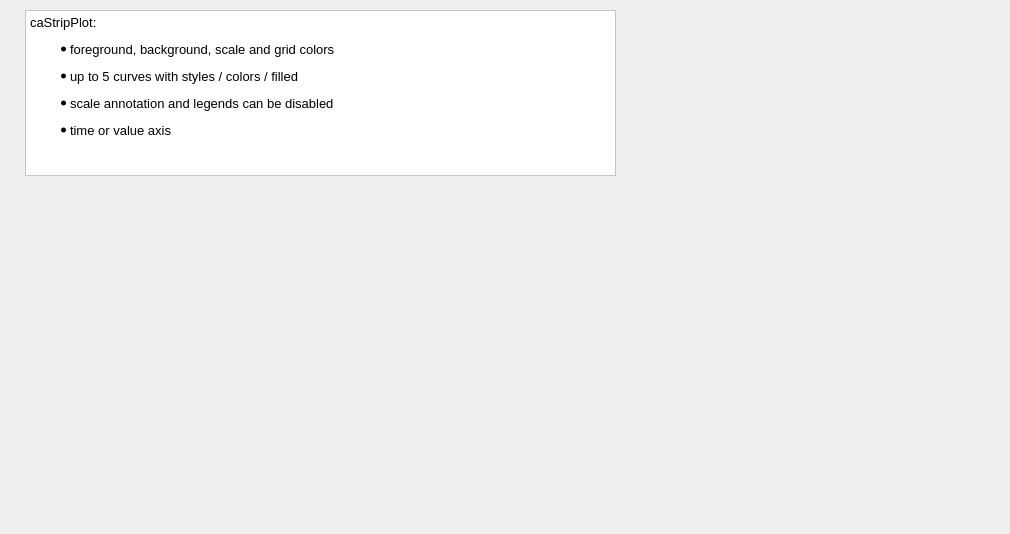
      <widget class="QWidget" name="tab_22">
       <attribute name="title">
        <string>caStripPlot</string>
       </attribute>
       <widget class="caStripPlot" name="caStripPlot_0">
        <property name="geometry">
         <rect>
          <x>30</x>
          <y>210</y>
          <width>971</width>
          <height>315</height>
         </rect>
        </property>
        <property name="sizePolicy">
         <sizepolicy hsizetype="Expanding" vsizetype="Expanding">
          <horstretch>0</horstretch>
          <verstretch>0</verstretch>
         </sizepolicy>
        </property>
        <property name="TitleX">
         <string notr="true">[time]</string>
        </property>
        <property name="TitleY">
         <string notr="true">[counts]</string>
        </property>
        <property name="channels" stdset="0">
         <string notr="true">ACM:COUNT:1{&quot;monitor&quot;:{&quot;maxdisplayrate&quot;:20}};ACM:TEST:AO;mySoft1</string>
        </property>
        <property name="units">
         <enum>caStripPlot::Second</enum>
        </property>
        <property name="period">
         <double>60.000000000000000</double>
        </property>
        <property name="refreshRate" stdset="0">
         <enum>caStripPlot::High</enum>
        </property>
        <property name="XaxisType">
         <enum>caStripPlot::TimeScale</enum>
        </property>
        <property name="YAxisType" stdset="0">
         <enum>caStripPlot::linear</enum>
        </property>
        <property name="YaxisLimitsMax_1">
         <double>5.000000000000000</double>
        </property>
        <property name="YaxisLimitsMin_1">
         <double>0.000000000000000</double>
        </property>
        <property name="YaxisScalingMax_1" stdset="0">
         <enum>caStripPlot::User</enum>
        </property>
        <property name="YaxisScalingMin_1" stdset="0">
         <enum>caStripPlot::User</enum>
        </property>
        <property name="Style_1">
         <enum>caStripPlot::FillUnder</enum>
        </property>
        <property name="color_1">
         <color>
          <red>170</red>
          <green>255</green>
          <blue>127</blue>
         </color>
        </property>
        <property name="YaxisLimitsMax_2">
         <double>1000.000000000000000</double>
        </property>
        <property name="YaxisLimitsMin_2">
         <double>0.000000000000000</double>
        </property>
        <property name="YaxisScalingMax_2" stdset="0">
         <enum>caStripPlot::User</enum>
        </property>
        <property name="YaxisScalingMin_2" stdset="0">
         <enum>caStripPlot::User</enum>
        </property>
        <property name="color_2">
         <color>
          <red>253</red>
          <green>0</green>
          <blue>0</blue>
         </color>
        </property>
        <property name="YaxisLimitsMax_3">
         <double>500.000000000000000</double>
        </property>
        <property name="YaxisLimitsMin_3">
         <double>0.000000000000000</double>
        </property>
        <property name="YaxisScalingMax_3" stdset="0">
         <enum>caStripPlot::User</enum>
        </property>
        <property name="YaxisScalingMin_3" stdset="0">
         <enum>caStripPlot::User</enum>
        </property>
        <property name="color_3">
         <color>
          <red>26</red>
          <green>115</green>
          <blue>9</blue>
         </color>
        </property>
        <property name="YaxisLimitsMax_4">
         <double>500.000000000000000</double>
        </property>
        <property name="YaxisLimitsMin_4">
         <double>0.000000000000000</double>
        </property>
        <property name="YaxisScalingMax_4" stdset="0">
         <enum>caStripPlot::User</enum>
        </property>
        <property name="YaxisScalingMin_4" stdset="0">
         <enum>caStripPlot::User</enum>
        </property>
        <property name="color_4">
         <color>
          <red>0</red>
          <green>0</green>
          <blue>0</blue>
         </color>
        </property>
        <property name="YaxisLimitsMax_5">
         <double>1.500000000000000</double>
        </property>
        <property name="YaxisLimitsMin_5">
         <double>0.000000000000000</double>
        </property>
        <property name="YaxisScalingMax_5" stdset="0">
         <enum>caStripPlot::User</enum>
        </property>
        <property name="YaxisScalingMin_5" stdset="0">
         <enum>caStripPlot::User</enum>
        </property>
        <property name="color_5">
         <color>
          <red>139</red>
          <green>130</green>
          <blue>57</blue>
         </color>
        </property>
        <property name="foreground">
         <color>
          <red>236</red>
          <green>236</green>
          <blue>236</blue>
         </color>
        </property>
        <property name="background">
         <color>
          <red>236</red>
          <green>236</green>
          <blue>236</blue>
         </color>
        </property>
        <property name="scaleColor">
         <color>
          <red>0</red>
          <green>0</green>
          <blue>0</blue>
         </color>
        </property>
        <property name="grid">
         <bool>true</bool>
        </property>
        <property name="XaxisEnabled">
         <bool>true</bool>
        </property>
        <property name="YaxisEnabled">
         <bool>true</bool>
        </property>
       </widget>
       <widget class="QTextEdit" name="textEdit_19">
        <property name="geometry">
         <rect>
          <x>25</x>
          <y>10</y>
          <width>591</width>
          <height>166</height>
         </rect>
        </property>
        <property name="styleSheet">
         <string notr="true">
QWidget {background: white;} </string>
        </property>
        <property name="html">
         <string>&lt;!DOCTYPE HTML PUBLIC &quot;-//W3C//DTD HTML 4.0//EN&quot; &quot;http://www.w3.org/TR/REC-html40/strict.dtd&quot;&gt;
&lt;html&gt;&lt;head&gt;&lt;meta name=&quot;qrichtext&quot; content=&quot;1&quot; /&gt;&lt;style type=&quot;text/css&quot;&gt;
p, li { white-space: pre-wrap; }
&lt;/style&gt;&lt;/head&gt;&lt;body style=&quot; font-family:'Sans Serif'; font-size:10pt; font-weight:400; font-style:normal;&quot;&gt;
&lt;p style=&quot; margin-top:0px; margin-bottom:0px; margin-left:0px; margin-right:0px; -qt-block-indent:0; text-indent:0px;&quot;&gt;caStripPlot: &lt;/p&gt;
&lt;ul style=&quot;margin-top: 0px; margin-bottom: 0px; margin-left: 0px; margin-right: 0px; -qt-list-indent: 1;&quot;&gt;&lt;li style=&quot; margin-top:12px; margin-bottom:0px; margin-left:0px; margin-right:0px; -qt-block-indent:0; text-indent:0px;&quot;&gt;foreground, background, scale and grid colors&lt;/li&gt;&lt;/ul&gt;
&lt;ul style=&quot;margin-top: 0px; margin-bottom: 0px; margin-left: 0px; margin-right: 0px; -qt-list-indent: 1;&quot;&gt;&lt;li style=&quot; margin-top:12px; margin-bottom:0px; margin-left:0px; margin-right:0px; -qt-block-indent:0; text-indent:0px;&quot;&gt;up to 5 curves with styles / colors / filled&lt;/li&gt;
&lt;li style=&quot; margin-top:12px; margin-bottom:0px; margin-left:0px; margin-right:0px; -qt-block-indent:0; text-indent:0px;&quot;&gt;scale annotation and legends can be disabled&lt;/li&gt;
&lt;li style=&quot; margin-top:12px; margin-bottom:0px; margin-left:0px; margin-right:0px; -qt-block-indent:0; text-indent:0px;&quot;&gt;time or value axis&lt;/li&gt;&lt;/ul&gt;
&lt;p style=&quot;-qt-paragraph-type:empty; margin-top:12px; margin-bottom:0px; margin-left:0px; margin-right:0px; -qt-block-indent:0; text-indent:0px;&quot;&gt;&lt;br /&gt;&lt;/p&gt;&lt;/body&gt;&lt;/html&gt;</string>
        </property>
       </widget>
       <widget class="caNumeric" name="canumeric_3">
        <property name="geometry">
         <rect>
          <x>755</x>
          <y>50</y>
          <width>96</width>
          <height>50</height>
         </rect>
        </property>
        <property name="integerDigits" stdset="0">
         <number>3</number>
        </property>
        <property name="decimalDigits" stdset="0">
         <number>0</number>
        </property>
        <property name="channel" stdset="0">
         <string notr="true">mySoft1</string>
        </property>
        <property name="fixedFormat">
         <bool>true</bool>
        </property>
       </widget>
       <widget class="caNumeric" name="caNumeric_9">
        <property name="geometry">
         <rect>
          <x>755</x>
          <y>115</y>
          <width>96</width>
          <height>71</height>
         </rect>
        </property>
        <property name="autoFillBackground">
         <bool>false</bool>
        </property>
        <property name="integerDigits" stdset="0">
         <number>3</number>
        </property>
        <property name="decimalDigits" stdset="0">
         <number>0</number>
        </property>
        <property name="digitsFontScaleEnabled">
         <bool>true</bool>
        </property>
        <property name="channel" stdset="0">
         <string>ACM:TEST:AO</string>
        </property>
        <property name="background">
         <color>
          <red>255</red>
          <green>85</green>
          <blue>0</blue>
         </color>
        </property>
        <property name="precisionMode">
         <enum>caNumeric::Channel</enum>
        </property>
        <property name="fixedFormat">
         <bool>true</bool>
        </property>
        <property name="limitsMode">
         <enum>caNumeric::User</enum>
        </property>
        <property name="maxValue">
         <double>1000.000000000000000</double>
        </property>
        <property name="minValue">
         <double>-1000.000000000000000</double>
        </property>
       </widget>
      </widget>
